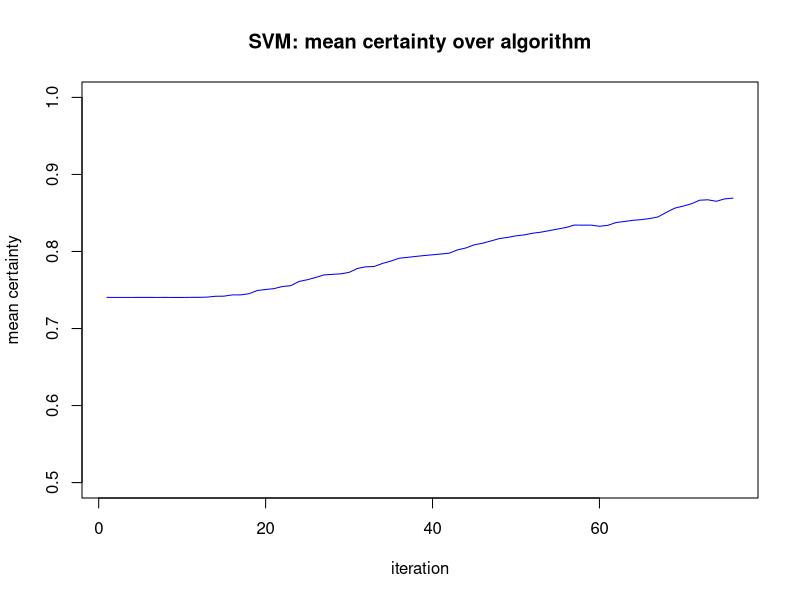

Recreate this plot in R.
if (!require(glue))
  install.packages('glue')
library(glue)

data_to_compare <- read.csv('experiments/experiments_results/whole_data_to_compare.csv', header = TRUE, sep = ",")
f1_col <- 'final.F1'
auroc_col <- 'final.AUROC'
y_lim <- c(0.5, 1)

xgb_result <- data_to_compare[data_to_compare$classifier=='xgb', ]
xgb_f1_compare    <- xgb_result[[f1_col]][1]
xgb_auroc_compare <- xgb_result[[auroc_col]][1]
svm_result <- data_to_compare[data_to_compare$classifier=='svm', ]
svm_f1_compare    <- svm_result[[f1_col]][1]
svm_auroc_compare <- svm_result[[auroc_col]][1]

common_plot <- function(data ,X_column, desc){
  xgb_data <- data[data$classifier=='xgb',]
  xgb_F1s <- xgb_data[[f1_col]]
  xgb_AUROCs <- xgb_data[[auroc_col]]
  
  svm_data <- data[data$classifier=='svm',]
  svm_F1s <- svm_data[[f1_col]]
  svm_AUROCs <- svm_data[[auroc_col]]
  
  Xs <- xgb_data[[X_column]]
  
  # plot xgb-f1
  plot(Xs, xgb_F1s, main = glue('XGB-F1: {desc}'), type = 'o', col = 'blue', ylim = y_lim, xlab = desc, ylab = 'F1')
  abline(h = xgb_f1_compare, col='red', lty=2)
  legend(x = 'bottomright', title = 'Training:', c('autolabel', 'whole data'), lty=c(1, 2), col=c('blue','red'), lwd = 2)
  
  # plot xgb-auroc
  plot(Xs, xgb_AUROCs, main = glue('XGB-AUROC: {desc}'),type = 'o', col = 'blue', ylim = y_lim, xlab = desc, ylab = 'AUROC')
  abline(h = xgb_auroc_compare, col='red', lty=2)
  legend(x = 'bottomright', title = 'Training:', c('autolabel', 'whole data'), lty=c(1, 2), col=c('blue','red'), lwd = 2)
  
  # plot svm-f1
  plot(Xs, svm_F1s, main = glue('SVM-F1: {desc}'),type = 'o', col = 'blue', ylim = y_lim, xlab = desc, ylab = 'F1')
  abline(h = svm_f1_compare, col='red', lty=2)
  legend(x = 'bottomright', title = 'Training:', c('autolabel', 'whole data'), lty=c(1, 2), col=c('blue','red'), lwd = 2)
  
  # plot svm-auroc
  plot(Xs, svm_AUROCs, main = glue('SVM-AUROC: {desc}'),type = 'o', col = 'blue', ylim = y_lim, xlab = desc, ylab = 'AUROC')
  abline(h = svm_auroc_compare, col='red', lty=2)
  legend(x = 'bottomright', title = 'Training:', c('autolabel', 'whole data'), lty=c(1, 2), col=c('blue','red'), lwd = 2)
  
}


plot_labelled_set_size_results <- function(){
  data <- read.csv('experiments/experiments_results/labelled_set_size-certainty_threshold.csv', header = TRUE, sep = ",")

  common_plot(data, 'percentage.of.train.size.labelled', 'perc. of labelled')
}

plot_sample_size_results <- function(){
  data <- read.csv('experiments/experiments_results/sample_size-certainty_threshold.csv', header = TRUE, sep = ",")
  
  common_plot(data, 'sample_size', 'sample size')
}

plot_autolabel_perc_results <- function(){
  data <- read.csv('experiments/experiments_results/autolabel_percent_certainty_threshold.csv', header = TRUE, sep = ",")
  
  common_plot(data, 'autolabel_percent', 'autolabel percent')
}

plot_certainties <- function(){
  data <- read.csv('experiments/experiments_results/svm_certainties.csv', header = TRUE, sep = ",")
  certainties <- data[['mean_certainty']]
  plot(certainties, main = glue('SVM: mean certainty over algorithm'), type = 'l', col = 'blue', ylim = c(0.5, 1), xlab = 'iteration', ylab = 'mean certainty')
}



#plot_labelled_set_size_results()
#plot_sample_size_results()
#plot_autolabel_perc_results()
plot_certainties()
